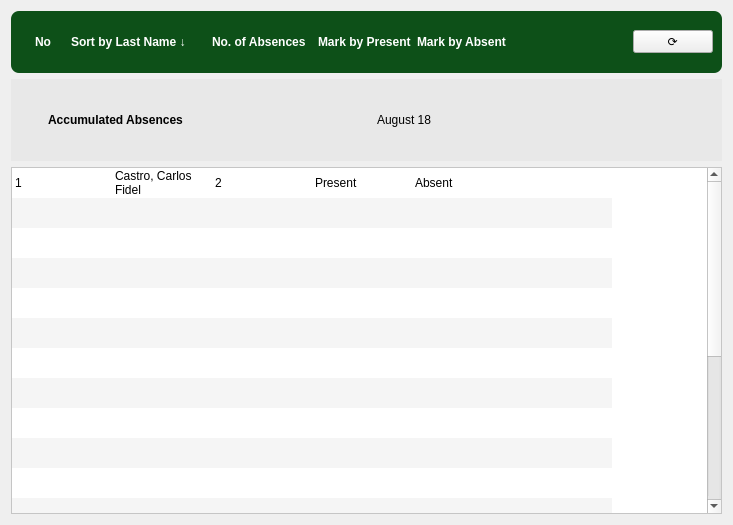
<?xml version="1.0" encoding="UTF-8"?>
<ui version="4.0">
 <class>centralwidget</class>
 <widget class="QWidget" name="centralwidget">
  <property name="geometry">
   <rect>
    <x>0</x>
    <y>0</y>
    <width>733</width>
    <height>525</height>
   </rect>
  </property>
  <property name="windowTitle">
   <string>Classroom Attendance</string>
  </property>
  <layout class="QVBoxLayout" name="verticalLayout_2">
   <item>
    <layout class="QVBoxLayout" name="verticalLayout">
     <item>
      <widget class="QWidget" name="headerBar" native="true">
       <property name="styleSheet">
        <string notr="true">QWidget#headerBar {
    background-color: #0d5018;
    border-radius: 8px;
    padding: 10px;
}
QLabel { color: white; font-weight: bold; }</string>
       </property>
       <layout class="QHBoxLayout" name="horizontalLayout_2">
        <item>
         <layout class="QHBoxLayout" name="horizontalLayout_header">
          <property name="spacing">
           <number>20</number>
          </property>
          <property name="leftMargin">
           <number>15</number>
          </property>
          <property name="topMargin">
           <number>15</number>
          </property>
          <property name="rightMargin">
           <number>15</number>
          </property>
          <property name="bottomMargin">
           <number>15</number>
          </property>
          <item>
           <widget class="QLabel" name="label_no">
            <property name="sizePolicy">
             <sizepolicy hsizetype="Expanding" vsizetype="Preferred">
              <horstretch>0</horstretch>
              <verstretch>0</verstretch>
             </sizepolicy>
            </property>
            <property name="text">
             <string>No</string>
            </property>
           </widget>
          </item>
          <item>
           <widget class="QLabel" name="label_sort">
            <property name="minimumSize">
             <size>
              <width>120</width>
              <height>0</height>
             </size>
            </property>
            <property name="text">
             <string>Sort by Last Name ↓</string>
            </property>
           </widget>
          </item>
         </layout>
        </item>
        <item>
         <widget class="QLabel" name="label_absences">
          <property name="minimumSize">
           <size>
            <width>100</width>
            <height>0</height>
           </size>
          </property>
          <property name="text">
           <string>No. of Absences</string>
          </property>
         </widget>
        </item>
        <item>
         <widget class="QLabel" name="label_present">
          <property name="text">
           <string>Mark by Present</string>
          </property>
         </widget>
        </item>
        <item>
         <widget class="QLabel" name="label_absent">
          <property name="text">
           <string>Mark by Absent</string>
          </property>
         </widget>
        </item>
        <item>
         <spacer name="horizontalSpacer">
          <property name="orientation">
           <enum>Qt::Horizontal</enum>
          </property>
          <property name="sizeHint" stdset="0">
           <size>
            <width>40</width>
            <height>20</height>
           </size>
          </property>
         </spacer>
        </item>
        <item>
         <widget class="QPushButton" name="pushButton">
          <property name="text">
           <string>⟳</string>
          </property>
         </widget>
        </item>
       </layout>
      </widget>
     </item>
    </layout>
   </item>
   <item>
    <widget class="QWidget" name="subHeader" native="true">
     <property name="styleSheet">
      <string notr="true">QWidget#subHeader {
    background-color: #e8e8e8;
    border-top-left-radius: 0px;
    border-top-right-radius: 0px;
}</string>
     </property>
     <layout class="QHBoxLayout" name="horizontalLayout_3">
      <item>
       <layout class="QHBoxLayout" name="horizontalLayout_subheader">
        <property name="spacing">
         <number>20</number>
        </property>
        <property name="leftMargin">
         <number>10</number>
        </property>
        <property name="topMargin">
         <number>10</number>
        </property>
        <property name="rightMargin">
         <number>10</number>
        </property>
        <property name="bottomMargin">
         <number>10</number>
        </property>
        <item>
         <widget class="QLabel" name="label">
          <property name="styleSheet">
           <string notr="true">QLabel {
    font-weight: bold;
    padding: 15px;

}</string>
          </property>
          <property name="text">
           <string>Accumulated Absences</string>
          </property>
         </widget>
        </item>
        <item>
         <widget class="QLabel" name="label_2">
          <property name="text">
           <string>August 18</string>
          </property>
         </widget>
        </item>
       </layout>
      </item>
     </layout>
    </widget>
   </item>
   <item>
    <widget class="QTableWidget" name="tableWidget">
     <property name="styleSheet">
      <string notr="true">QTableWidget#tableWidget {
    background-color: white;
    alternate-background-color: #f5f5f5;
    gridline-color: transparent;
}
QTableWidget::item {
    padding: 12px;
}</string>
     </property>
     <property name="alternatingRowColors">
      <bool>true</bool>
     </property>
     <property name="selectionBehavior">
      <enum>QAbstractItemView::SelectRows</enum>
     </property>
     <property name="showGrid">
      <bool>false</bool>
     </property>
     <property name="rowCount">
      <number>20</number>
     </property>
     <property name="columnCount">
      <number>6</number>
     </property>
     <attribute name="horizontalHeaderVisible">
      <bool>false</bool>
     </attribute>
     <attribute name="horizontalHeaderCascadingSectionResizes">
      <bool>false</bool>
     </attribute>
     <attribute name="horizontalHeaderHighlightSections">
      <bool>true</bool>
     </attribute>
     <attribute name="verticalHeaderVisible">
      <bool>false</bool>
     </attribute>
     <row/>
     <row/>
     <row/>
     <row/>
     <row/>
     <row/>
     <row/>
     <row/>
     <row/>
     <row/>
     <row/>
     <row/>
     <row/>
     <row/>
     <row/>
     <row/>
     <row/>
     <row/>
     <row/>
     <row/>
     <column/>
     <column/>
     <column/>
     <column/>
     <column/>
     <column/>
     <item row="0" column="0">
      <property name="text">
       <string>1</string>
      </property>
     </item>
     <item row="0" column="1">
      <property name="text">
       <string>Castro, Carlos Fidel</string>
      </property>
     </item>
     <item row="0" column="2">
      <property name="text">
       <string>2</string>
      </property>
     </item>
     <item row="0" column="3">
      <property name="text">
       <string>Present</string>
      </property>
     </item>
     <item row="0" column="4">
      <property name="text">
       <string>Absent</string>
      </property>
     </item>
     <item row="0" column="5">
      <property name="text">
       <string> </string>
      </property>
     </item>
    </widget>
   </item>
  </layout>
 </widget>
 <resources/>
 <connections/>
</ui>
